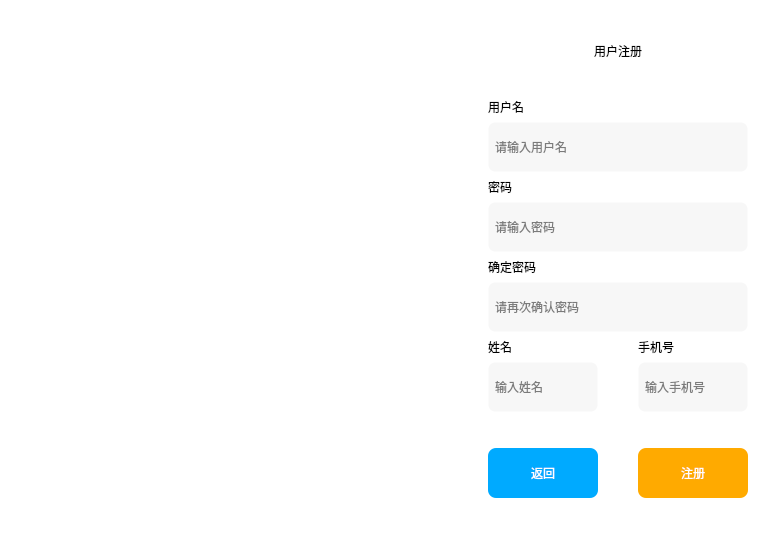
<?xml version="1.0" encoding="UTF-8"?>
<ui version="4.0">
 <class>Signup</class>
 <widget class="QWidget" name="Signup">
  <property name="enabled">
   <bool>true</bool>
  </property>
  <property name="geometry">
   <rect>
    <x>0</x>
    <y>0</y>
    <width>780</width>
    <height>540</height>
   </rect>
  </property>
  <property name="sizePolicy">
   <sizepolicy hsizetype="Expanding" vsizetype="Expanding">
    <horstretch>0</horstretch>
    <verstretch>0</verstretch>
   </sizepolicy>
  </property>
  <property name="minimumSize">
   <size>
    <width>780</width>
    <height>540</height>
   </size>
  </property>
  <property name="maximumSize">
   <size>
    <width>780</width>
    <height>540</height>
   </size>
  </property>
  <property name="windowTitle">
   <string>Form</string>
  </property>
  <property name="styleSheet">
   <string notr="true">background-color: rgb(255, 255, 255);</string>
  </property>
  <layout class="QHBoxLayout" name="horizontalLayout_4">
   <item>
    <spacer name="horizontalSpacer_8">
     <property name="orientation">
      <enum>Qt::Horizontal</enum>
     </property>
     <property name="sizeHint" stdset="0">
      <size>
       <width>40</width>
       <height>20</height>
      </size>
     </property>
    </spacer>
   </item>
   <item>
    <widget class="QLabel" name="label_login_image">
     <property name="sizePolicy">
      <sizepolicy hsizetype="Maximum" vsizetype="Maximum">
       <horstretch>0</horstretch>
       <verstretch>0</verstretch>
      </sizepolicy>
     </property>
     <property name="minimumSize">
      <size>
       <width>450</width>
       <height>512</height>
      </size>
     </property>
     <property name="text">
      <string/>
     </property>
    </widget>
   </item>
   <item>
    <layout class="QVBoxLayout" name="verticalLayout_4">
     <item>
      <spacer name="verticalSpacer_2">
       <property name="orientation">
        <enum>Qt::Vertical</enum>
       </property>
       <property name="sizeHint" stdset="0">
        <size>
         <width>20</width>
         <height>40</height>
        </size>
       </property>
      </spacer>
     </item>
     <item>
      <layout class="QHBoxLayout" name="horizontalLayout">
       <item>
        <spacer name="horizontalSpacer">
         <property name="orientation">
          <enum>Qt::Horizontal</enum>
         </property>
         <property name="sizeHint" stdset="0">
          <size>
           <width>40</width>
           <height>20</height>
          </size>
         </property>
        </spacer>
       </item>
       <item>
        <widget class="QLabel" name="label_title">
         <property name="styleSheet">
          <string notr="true">font: 87 20pt &quot;字心坊猫的天空之城（特别定制版）&quot;;</string>
         </property>
         <property name="text">
          <string>用户注册</string>
         </property>
        </widget>
       </item>
       <item>
        <spacer name="horizontalSpacer_2">
         <property name="orientation">
          <enum>Qt::Horizontal</enum>
         </property>
         <property name="sizeHint" stdset="0">
          <size>
           <width>40</width>
           <height>20</height>
          </size>
         </property>
        </spacer>
       </item>
      </layout>
     </item>
     <item>
      <spacer name="verticalSpacer">
       <property name="orientation">
        <enum>Qt::Vertical</enum>
       </property>
       <property name="sizeHint" stdset="0">
        <size>
         <width>20</width>
         <height>40</height>
        </size>
       </property>
      </spacer>
     </item>
     <item>
      <layout class="QVBoxLayout" name="verticalLayout_3">
       <item>
        <widget class="QLabel" name="label_3">
         <property name="sizePolicy">
          <sizepolicy hsizetype="Preferred" vsizetype="Preferred">
           <horstretch>0</horstretch>
           <verstretch>0</verstretch>
          </sizepolicy>
         </property>
         <property name="styleSheet">
          <string notr="true">font: 15pt &quot;字心坊猫的天空之城（特别定制版）&quot;;</string>
         </property>
         <property name="text">
          <string>用户名</string>
         </property>
        </widget>
       </item>
       <item>
        <widget class="QLineEdit" name="lineEdit_username">
         <property name="minimumSize">
          <size>
           <width>0</width>
           <height>50</height>
          </size>
         </property>
         <property name="styleSheet">
          <string notr="true">background-color: rgb(247, 247, 247);
border:1px groove transparent;
border-radius:7px;
padding:2px 4px;
font: 10pt &quot;华文隶书&quot;;</string>
         </property>
         <property name="text">
          <string/>
         </property>
         <property name="placeholderText">
          <string>请输入用户名</string>
         </property>
        </widget>
       </item>
       <item>
        <widget class="QLabel" name="label_4">
         <property name="styleSheet">
          <string notr="true">font: 15pt &quot;字心坊猫的天空之城（特别定制版）&quot;;</string>
         </property>
         <property name="text">
          <string>密码</string>
         </property>
        </widget>
       </item>
       <item>
        <widget class="QLineEdit" name="lineEdit_password">
         <property name="minimumSize">
          <size>
           <width>0</width>
           <height>50</height>
          </size>
         </property>
         <property name="styleSheet">
          <string notr="true">background-color: rgb(247, 247, 247);
border:1px groove transparent;
border-radius:7px;
padding:2px 4px;
font: 10pt &quot;华文隶书&quot;;</string>
         </property>
         <property name="echoMode">
          <enum>QLineEdit::Password</enum>
         </property>
         <property name="placeholderText">
          <string>请输入密码</string>
         </property>
        </widget>
       </item>
       <item>
        <widget class="QLabel" name="label_5">
         <property name="styleSheet">
          <string notr="true">font: 15pt &quot;字心坊猫的天空之城（特别定制版）&quot;;</string>
         </property>
         <property name="text">
          <string>确定密码</string>
         </property>
        </widget>
       </item>
       <item>
        <widget class="QLineEdit" name="lineEdit_sure_password">
         <property name="minimumSize">
          <size>
           <width>0</width>
           <height>50</height>
          </size>
         </property>
         <property name="styleSheet">
          <string notr="true">background-color: rgb(247, 247, 247);
border:1px groove transparent;
border-radius:7px;
padding:2px 4px;
font: 10pt &quot;华文隶书&quot;;</string>
         </property>
         <property name="echoMode">
          <enum>QLineEdit::Password</enum>
         </property>
         <property name="placeholderText">
          <string>请再次确认密码</string>
         </property>
        </widget>
       </item>
       <item>
        <layout class="QHBoxLayout" name="horizontalLayout_3">
         <item>
          <layout class="QVBoxLayout" name="verticalLayout">
           <item>
            <widget class="QLabel" name="label">
             <property name="styleSheet">
              <string notr="true">font: 15pt &quot;字心坊猫的天空之城（特别定制版）&quot;;</string>
             </property>
             <property name="text">
              <string>姓名</string>
             </property>
            </widget>
           </item>
           <item>
            <widget class="QLineEdit" name="lineEdit_name">
             <property name="minimumSize">
              <size>
               <width>0</width>
               <height>50</height>
              </size>
             </property>
             <property name="styleSheet">
              <string notr="true">background-color: rgb(247, 247, 247);
border:1px groove transparent;
border-radius:7px;
padding:2px 4px;
font: 10pt &quot;华文隶书&quot;;</string>
             </property>
             <property name="placeholderText">
              <string>输入姓名</string>
             </property>
            </widget>
           </item>
          </layout>
         </item>
         <item>
          <spacer name="horizontalSpacer_6">
           <property name="orientation">
            <enum>Qt::Horizontal</enum>
           </property>
           <property name="sizeHint" stdset="0">
            <size>
             <width>40</width>
             <height>20</height>
            </size>
           </property>
          </spacer>
         </item>
         <item>
          <layout class="QVBoxLayout" name="verticalLayout_2">
           <item>
            <widget class="QLabel" name="label_2">
             <property name="styleSheet">
              <string notr="true">font: 15pt &quot;字心坊猫的天空之城（特别定制版）&quot;;</string>
             </property>
             <property name="text">
              <string>手机号</string>
             </property>
            </widget>
           </item>
           <item>
            <widget class="QLineEdit" name="lineEdit_tel">
             <property name="minimumSize">
              <size>
               <width>0</width>
               <height>50</height>
              </size>
             </property>
             <property name="styleSheet">
              <string notr="true">background-color: rgb(247, 247, 247);
border:1px groove transparent;
border-radius:7px;
padding:2px 4px;
font: 10pt &quot;华文隶书&quot;;</string>
             </property>
             <property name="placeholderText">
              <string>输入手机号</string>
             </property>
            </widget>
           </item>
          </layout>
         </item>
        </layout>
       </item>
      </layout>
     </item>
     <item>
      <spacer name="verticalSpacer_3">
       <property name="orientation">
        <enum>Qt::Vertical</enum>
       </property>
       <property name="sizeHint" stdset="0">
        <size>
         <width>20</width>
         <height>40</height>
        </size>
       </property>
      </spacer>
     </item>
     <item>
      <layout class="QHBoxLayout" name="horizontalLayout_2">
       <item>
        <widget class="QPushButton" name="pushButton_back">
         <property name="sizePolicy">
          <sizepolicy hsizetype="Minimum" vsizetype="Maximum">
           <horstretch>0</horstretch>
           <verstretch>0</verstretch>
          </sizepolicy>
         </property>
         <property name="minimumSize">
          <size>
           <width>110</width>
           <height>50</height>
          </size>
         </property>
         <property name="styleSheet">
          <string notr="true">background-color: rgb(0, 170, 255);
color: rgb(255, 255, 255);
font: 25 9pt &quot;Bahnschrift Light&quot;;
font: 12pt &quot;华文隶书&quot;;
border-radius:8px;</string>
         </property>
         <property name="text">
          <string>返回</string>
         </property>
        </widget>
       </item>
       <item>
        <spacer name="horizontalSpacer_4">
         <property name="orientation">
          <enum>Qt::Horizontal</enum>
         </property>
         <property name="sizeHint" stdset="0">
          <size>
           <width>40</width>
           <height>20</height>
          </size>
         </property>
        </spacer>
       </item>
       <item>
        <widget class="QPushButton" name="pushButton_sure">
         <property name="minimumSize">
          <size>
           <width>110</width>
           <height>50</height>
          </size>
         </property>
         <property name="styleSheet">
          <string notr="true">background-color: rgb(255, 170, 0);
color: rgb(255, 255, 255);
font: 25 9pt &quot;Bahnschrift Light&quot;;
font: 12pt &quot;华文隶书&quot;;
border-radius:8px;</string>
         </property>
         <property name="text">
          <string>注册</string>
         </property>
        </widget>
       </item>
      </layout>
     </item>
     <item>
      <spacer name="verticalSpacer_4">
       <property name="orientation">
        <enum>Qt::Vertical</enum>
       </property>
       <property name="sizeHint" stdset="0">
        <size>
         <width>20</width>
         <height>40</height>
        </size>
       </property>
      </spacer>
     </item>
    </layout>
   </item>
   <item>
    <spacer name="horizontalSpacer_7">
     <property name="orientation">
      <enum>Qt::Horizontal</enum>
     </property>
     <property name="sizeHint" stdset="0">
      <size>
       <width>40</width>
       <height>20</height>
      </size>
     </property>
    </spacer>
   </item>
  </layout>
 </widget>
 <resources/>
 <connections/>
</ui>
